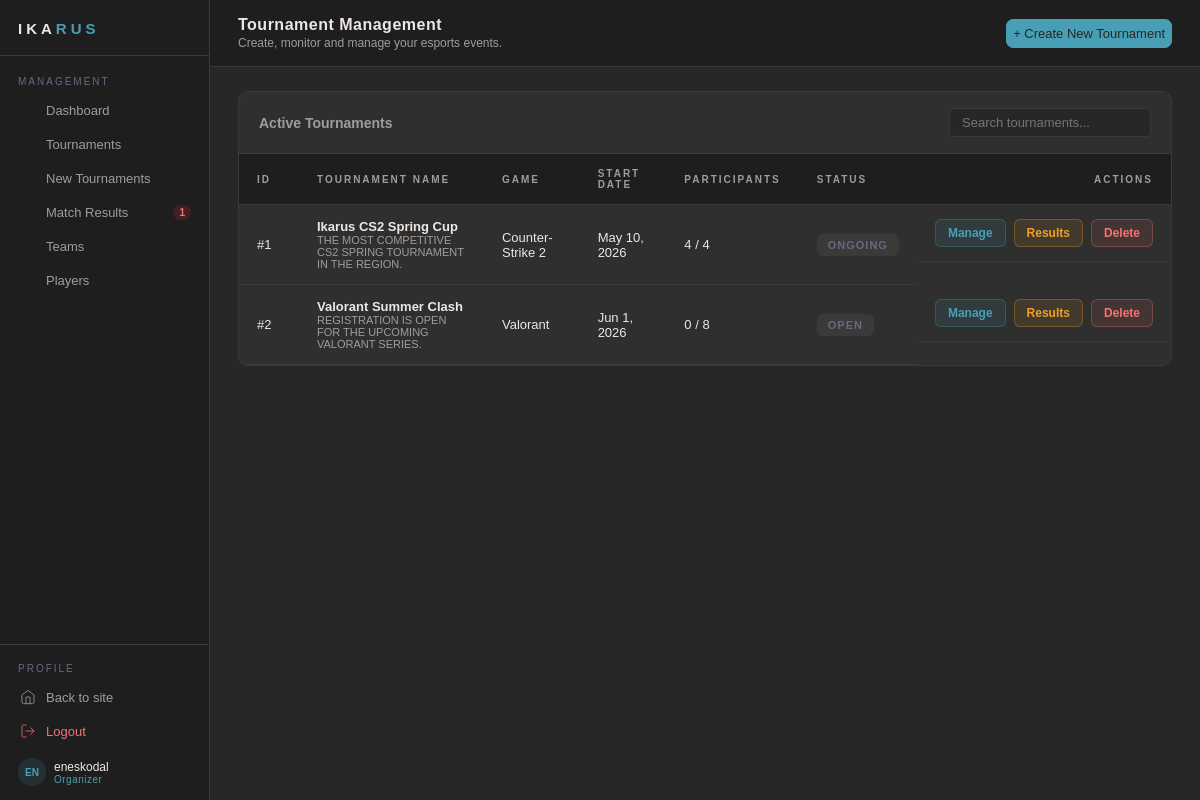
Screenshot of /organizer/tournaments.php (signed in) with the database file from the repository.
### tables this page shows
CREATE TABLE Tournament (
    id BIGINT NOT NULL AUTO_INCREMENT,
    name VARCHAR(150) NOT NULL,
    description TEXT,
    start_date DATETIME NOT NULL,
    end_date DATETIME NOT NULL,
    status VARCHAR(20) NOT NULL,
    prize_pool DECIMAL(18,6),
    prize_1st DECIMAL(10,2),
    prize_2nd DECIMAL(10,2),
    prize_3rd DECIMAL(10,2),
    max_teams BIGINT,
    organizer_id BIGINT NOT NULL,
    game_id BIGINT NOT NULL,
    checkin_minutes INT DEFAULT 15,
    noshow_minutes INT DEFAULT 10,
    created_at DATETIME DEFAULT CURRENT_TIMESTAMP,
    deleted_at DATETIME DEFAULT NULL,
    PRIMARY KEY (id)
);

CREATE TABLE Game (
    id BIGINT NOT NULL AUTO_INCREMENT,
    name VARCHAR(50) NOT NULL,
    genre VARCHAR(50),
    max_team_size BIGINT NOT NULL,
    api_source_url VARCHAR(255),
    created_at DATETIME DEFAULT CURRENT_TIMESTAMP(6) NOT NULL,
    deleted_at DATETIME DEFAULT NULL,
    PRIMARY KEY (id)
);

### organizer/tournaments.php (the view, shortened to what this page needs)
<?php
require_once '../includes/db.php';
$tournaments = [];
$queryError = null;
try {
    $query = "
        SELECT t.*, g.name AS game_name,
               (SELECT COUNT(*) FROM tournament_teams WHERE tournament_id = t.id) AS registered_teams
        FROM Tournament t
        LEFT JOIN Game g ON t.game_id = g.id
        WHERE t.deleted_at IS NULL
          AND t.organizer_id = ?
        ORDER BY t.created_at DESC
    ";
    $stmt = $pdo->prepare($query);
    $stmt->execute([$_SESSION['user_id']]);
    $tournaments = $stmt->fetchAll(PDO::FETCH_ASSOC);
} catch (PDOException $e) {
    $queryError = "Query Error: " . $e->getMessage();
}
require_once 'layout-top.php';
?>
<div class="organizer-body">
    <div class="trn-card">
        <div class="trn-card-header" style="padding: 16px 20px; border-bottom: 1px solid var(--border); display: flex; justify-content: space-between; align-items: center;">
            <span style="font-weight: 600; font-size: 14px; color: var(--text-muted);">Active Tournaments</span>
            <div class="trn-table-search">
                <input type="text" placeholder="Search tournaments..." id="trnSearch" style="background: var(--bg); border: 1px solid var(--border); color: var(--text); padding: 6px 12px; border-radius: 4px; font-size: 13px;">
            </div>
        </div>
        <table class="trn-table" id="tournamentsTable">
            <thead>
                <tr>
                    <th style="width: 60px;">ID</th>
                    <th>Tournament Name</th>
                    <th>Game</th>
                    <th>Start Date</th>
                    <th>Participants</th>
                    <th>Status</th>
                    <th style="text-align: right;">Actions</th>
                </tr>
            </thead>
            <tbody id="tournamentData">
                <?php if (empty($tournaments) && empty($queryError)): ?>
                    <tr>
                        <td colspan="7">
                            <div id="trn-empty-state" style="text-align: center; padding: 60px 20px;">
                                 <div style="font-size: 40px; margin-bottom: 10px; opacity: 0.3;">🏆</div>
                                 <p style="color: var(--text-muted);">No tournaments found. Start by creating your first event!</p>
                            </div>
                        </td>
                    </tr>
                <?php else: ?>
                    <?php foreach ($tournaments as $t): ?>
                        <tr class="trn-row">
                            <td>#<?= htmlspecialchars($t['id']) ?></td>
                            <td>
                                <div style="font-weight: 600; color: var(--text);"><?= htmlspecialchars($t['name']) ?></div>
                                <div style="font-size: 11px; color: var(--text-muted); text-transform: uppercase;">
                                    <?= htmlspecialchars($t['description'] ?? 'No Description') ?>
                                </div>
                            </td>
                            <td><?= htmlspecialchars($t['game_name'] ?? 'Unknown') ?></td>
                            <td><?= date('M j, Y', strtotime($t['start_date'])) ?></td>
                            <td><?= $t['registered_teams'] ?> / <?= $t['max_teams'] ?? '∞' ?></td>
                            <td>
                                <?php
                                    $statusClass = (strtolower($t['status']) === 'active') ? 'active' : 'completed';
                                ?>
                                <span class="trn-badge <?= $statusClass ?>"><?= htmlspecialchars($t['status']) ?></span>
                            </td>
                            <td class="trn-actions" style="justify-content: flex-end;">
                                <a href="tournament-manage.php?id=<?= $t['id'] ?>" class="trn-btn trn-btn-info" title="Manage">Manage</a>
                                <a href="match-results.php?id=<?= $t['id'] ?>" class="trn-btn trn-btn-warning" title="Scores">Results</a>
                                <form method="POST" style="display: inline-block;" onsubmit="return confirm('Are you sure you want to delete tournament #<?= $t['id'] ?>? This will move it to trash.');">
                                    <button type="submit" class="trn-btn trn-btn-danger" title="Delete">Delete</button>
                                </form>
                            </td>
                        </tr>
                    <?php endforeach; ?>
                <?php endif; ?>
            </tbody>
        </table>
    </div>
</div>
<?php
require_once 'layout-bottom.php';
?>

### assets/css/global.css (style rules this page uses)
:root { --bg: #272727; --surface: #2f2f2f; --border: #3a3a3a; --text: #ede7e3; --text-muted: #a09d99; --text-faint: #6b6880; --accent: #489fb5; --accent-soft: #82c0cc; --highlight: #ffa62b; --surface-2: #1e1e1e; --transition: 0.3s ease; }
*, *::before, *::after { box-sizing: border-box; margin: 0; padding: 0; }
html { height: 100%; }
body { min-height: 100vh; background-color: var(--bg); color: var(--text); font-family: Arial, Helvetica, sans-serif; display: flex; flex-direction: column; overflow-x: hidden; }
a { color: inherit; text-decoration: none; }

### assets/css/organizer/organizer-core.css (style rules this page uses)
:root { --bg: #272727; --surface-1: #2f2f2f; --surface-2: #1e1e1e; --accent: #489fb5; --text: #ede7e3; --text-muted: #a09d99; --text-faint: #6b6880; --border: #3a3a3a; --highlight: #ffa62b; --success: #97c459; --danger: #f87171; }
.organizer-body { display: block; background: var(--bg); }

### assets/css/organizer/organizer-tournaments.css (style rules this page uses)
.trn-card { background: var(--surface); border: 1px solid var(--border); border-radius: 10px; overflow-x: auto; }
.trn-table { width: 100%; border-collapse: collapse; color: var(--text); font-size: 13px; }
.trn-table th, .trn-table td { padding: 14px 18px; text-align: left; border-bottom: 1px solid var(--border); }
.trn-table th { background: var(--surface-2); font-size: 10px; text-transform: uppercase; letter-spacing: 2px; color: var(--text-muted); font-weight: 600; }
.trn-table tbody tr { transition: background-color var(--transition); }
.trn-badge { padding: 4px 10px; border-radius: 6px; font-size: 11px; font-weight: 600; letter-spacing: 1px; text-transform: uppercase; display: inline-flex; align-items: center; justify-content: center; }
.trn-badge.completed { background: rgba(255,255,255,0.05); color: var(--text-faint); border: 1px solid var(--border); }
.trn-actions { display: flex; gap: 8px; }
.trn-btn { padding: 6px 12px; border-radius: 6px; font-size: 12px; font-weight: 600; text-decoration: none; border: none; cursor: pointer; transition: all var(--transition); color: var(--text); display: inline-flex; align-items: center; justify-content: center; }
.trn-btn-info { background: rgba(72,159,181,0.1); color: var(--accent); border: 1px solid rgba(72,159,181,0.3); }
.trn-btn-warning { background: rgba(239,159,39,0.1); color: #EF9F27; border: 1px solid rgba(239,159,39,0.3); }
.trn-btn-danger { background: rgba(248,113,113,0.1); color: #f87171; border: 1px solid rgba(248,113,113,0.3); }

### rows the page displays
tournament: id "1", name "Ikarus CS2 Spring Cup", description "THE MOST COMPETITIVE CS2 SPRING TOURNAMENT IN THE REGION.", game.name "Counter-Strike 2", start_date "May 10, 2026", registered_teams "4", max_teams "4", status "ONGOING"
tournament: id "2", name "Valorant Summer Clash", description "REGISTRATION IS OPEN FOR THE UPCOMING VALORANT SERIES.", game.name "Valorant", start_date "Jun 1, 2026", registered_teams "0", max_teams "8", status "OPEN"

### other values shown
$item['label'] "Dashboard"
$item['label'] "Tournaments"
$item['label'] "New Tournaments"
$item['label'] "Match Results"
$pendingCount "1"
$item['label'] "Teams"
$item['label'] "Players"
substr(getUsername(), 0, 2) "EN"
getUsername() "eneskodal"
$pageTitle "Tournament Management"
$pageSubtitle "Create, monitor and manage your esports events."
$pageAction['label'] "+ Create New Tournament"
